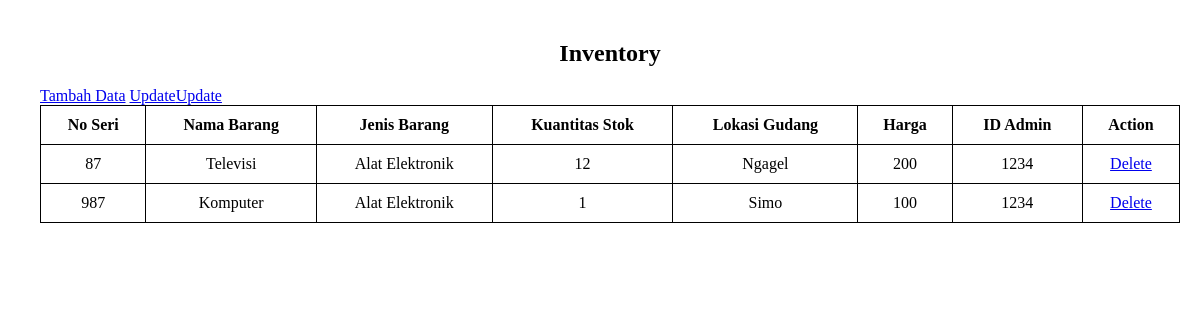
The app's page /admin/inventory.php with its own data.
### tables this page shows
CREATE TABLE `inventory` (
  `no_seri` int(50) NOT NULL,
  `nama_barang` varchar(255) NOT NULL,
  `jenis_barang` varchar(255) NOT NULL,
  `kuantitas_stok` int(255) NOT NULL,
  `lokasi_gudang` varchar(255) NOT NULL,
  `id_admin` int(50) NOT NULL,
  `harga` int(225) NOT NULL
);

### admin/inventory.php (the view, shortened to what this page needs)
<?php
$koneksi = mysqli_connect("localhost", "root", "", "db_stok");
?>
<html lang="en">
<head>
    <link rel="stylesheet" href="style.css">
</head>
<body>
    <div class="content">
    <h2>Inventory</h2>
    <a href="insert_inven.php">Tambah Data</a>
    <?php
    $inven ="SELECT no_seri,nama_barang,jenis_barang,kuantitas_stok,lokasi_gudang,id_admin,harga FROM inventory";
    $result = $koneksi->query($inven);
    echo '<table><tr><th>No Seri</th><th>Nama Barang</th><th>Jenis Barang</th><th>Kuantitas Stok</th><th>Lokasi Gudang</th><th>Harga</th><th>ID Admin</th><th>Action</th></tr>';
    if ($result-> num_rows > 0) {
        while($row = $result->fetch_assoc()) {
            echo "<tr>";
            echo "<td>" . $row['no_seri'] . "</td>";
            echo "<td>" . $row['nama_barang'] . "</td>";
            echo "<td>" . $row['jenis_barang'] . "</td>";
            echo "<td>" . $row['kuantitas_stok'] . "</td>";
            echo "<td>" . $row['lokasi_gudang'] . "</td>";
            echo "<td>" . $row['harga'] . "</td>";
            echo "<td>" . $row['id_admin'] . "</td>";
            echo "<a href='update_inven.php?no_seri=" . $row['no_seri'] . "'>Update</a> ";
            echo "<td><a href='delete_inven.php?no_seri=" . $row['no_seri'] . "' onclick=\"return confirm('Apakah Anda yakin ingin menghapus data ini?')\">Delete</a></td>";
            echo "</tr>";
        }
    } else {
        echo "<tr><td colspan='5'>Tidak ada data</td></tr>";
    }
    ?>
</body>
</html>

### admin/style.css (style rules this page uses)
body { margin: 0; padding: 0; height: 100%; display: flex; flex-direction: column; }
.content { flex: 1; padding: 20px; background-color: rgb(255, 255, 255); margin-left: 20px; }
h2 { text-align: center; }
table { width: 100%; border-collapse: collapse; margin-bottom: 20px; }
table, th, td { border: 1px solid #000000; }
th, td { padding: 10px; text-align: center; }
th { background-color: white; }

### records on screen
inventory: no_seri "87", nama_barang "Televisi", jenis_barang "Alat Elektronik", kuantitas_stok "12", lokasi_gudang "Ngagel", harga "200", id_admin "1234"
inventory: no_seri "987", nama_barang "Komputer", jenis_barang "Alat Elektronik", kuantitas_stok "1", lokasi_gudang "Simo", harga "100", id_admin "1234"
